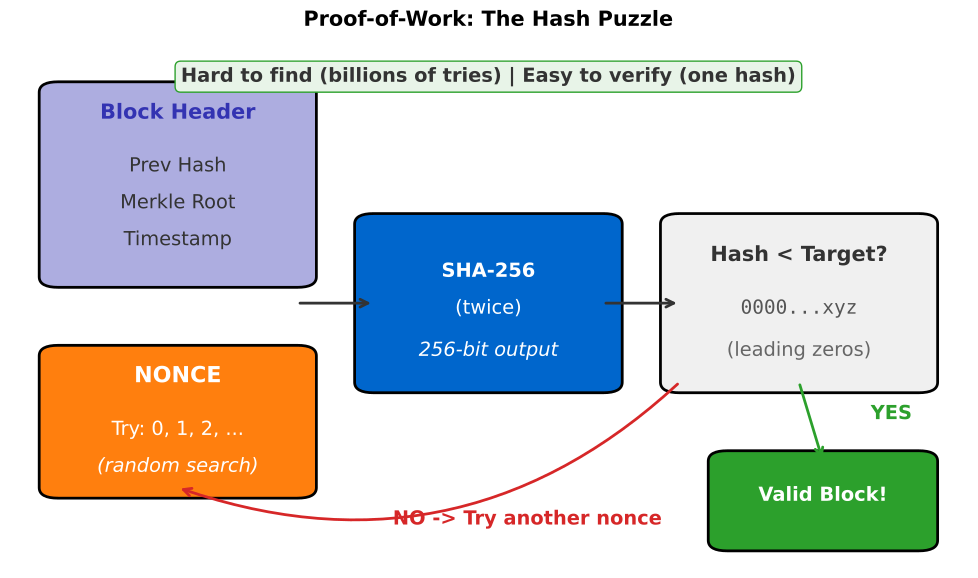

Python code for this plot:
"""
Proof of Work Concept
Shows the hash puzzle and nonce searching
"""

import matplotlib.pyplot as plt
import matplotlib.patches as patches
from matplotlib.patches import FancyBboxPatch, FancyArrowPatch
import numpy as np
from pathlib import Path

CHART_METADATA = {
    'title': 'Proof of Work Concept',
    'url': 'https://github.com/Digital-AI-Finance/Blockchain_Crypto/tree/main/Module_A_Blockchain_Foundations/L07_Proof_of_Work/charts/01_pow_concept'
}

plt.rcParams.update({
    'font.size': 14,
    'axes.labelsize': 14,
    'axes.titlesize': 16,
    'xtick.labelsize': 12,
    'ytick.labelsize': 12,
    'legend.fontsize': 12,
    'figure.figsize': (10, 6),
    'figure.dpi': 150
})

MLPURPLE = '#3333B2'
MLBLUE = '#0066CC'
MLORANGE = '#FF7F0E'
MLGREEN = '#2CA02C'
MLRED = '#D62728'
MLLAVENDER = '#ADADE0'

fig, ax = plt.subplots(figsize=(10, 6))

# Block header input
header_box = FancyBboxPatch((0.05, 0.55), 0.25, 0.35,
                             boxstyle="round,pad=0.02", facecolor=MLLAVENDER,
                             edgecolor='black', linewidth=2)
ax.add_patch(header_box)
ax.text(0.175, 0.85, 'Block Header', ha='center', fontsize=15, fontweight='bold', color=MLPURPLE)
ax.text(0.175, 0.75, 'Prev Hash', ha='center', fontsize=14, color='#333')
ax.text(0.175, 0.68, 'Merkle Root', ha='center', fontsize=14, color='#333')
ax.text(0.175, 0.61, 'Timestamp', ha='center', fontsize=14, color='#333')

# Nonce input
nonce_box = FancyBboxPatch((0.05, 0.15), 0.25, 0.25,
                            boxstyle="round,pad=0.02", facecolor=MLORANGE,
                            edgecolor='black', linewidth=2)
ax.add_patch(nonce_box)
ax.text(0.175, 0.35, 'NONCE', ha='center', fontsize=16, fontweight='bold', color='white')
ax.text(0.175, 0.25, 'Try: 0, 1, 2, ...', ha='center', fontsize=14, color='white')
ax.text(0.175, 0.18, '(random search)', ha='center', fontsize=14, color='white', style='italic')

# Arrow to hash function
ax.annotate('', xy=(0.38, 0.50), xytext=(0.30, 0.50),
            arrowprops=dict(arrowstyle='->', color='#333', lw=2))

# SHA-256 hash function
hash_box = FancyBboxPatch((0.38, 0.35), 0.24, 0.30,
                           boxstyle="round,pad=0.02", facecolor=MLBLUE,
                           edgecolor='black', linewidth=2)
ax.add_patch(hash_box)
ax.text(0.50, 0.55, 'SHA-256', ha='center', fontsize=14, fontweight='bold', color='white')
ax.text(0.50, 0.48, '(twice)', ha='center', fontsize=14, color='white')
ax.text(0.50, 0.40, '256-bit output', ha='center', fontsize=14, color='white', style='italic')

# Arrow to target comparison
ax.annotate('', xy=(0.70, 0.50), xytext=(0.62, 0.50),
            arrowprops=dict(arrowstyle='->', color='#333', lw=2))

# Target comparison
target_box = FancyBboxPatch((0.70, 0.35), 0.25, 0.30,
                             boxstyle="round,pad=0.02", facecolor='#F0F0F0',
                             edgecolor='black', linewidth=2)
ax.add_patch(target_box)
ax.text(0.825, 0.58, 'Hash < Target?', ha='center', fontsize=15, fontweight='bold', color='#333')
ax.text(0.825, 0.48, '0000...xyz', ha='center', fontsize=14, family='monospace', color='#555')
ax.text(0.825, 0.40, '(leading zeros)', ha='center', fontsize=14, color='#666')

# Success path (green)
success_box = FancyBboxPatch((0.75, 0.05), 0.20, 0.15,
                              boxstyle="round,pad=0.02", facecolor=MLGREEN,
                              edgecolor='black', linewidth=2)
ax.add_patch(success_box)
ax.text(0.85, 0.125, 'Valid Block!', ha='center', fontsize=14, fontweight='bold', color='white')

ax.annotate('', xy=(0.85, 0.20), xytext=(0.825, 0.35),
            arrowprops=dict(arrowstyle='->', color=MLGREEN, lw=2))
ax.text(0.90, 0.28, 'YES', fontsize=14, fontweight='bold', color=MLGREEN)

# Failure path (back to nonce)
ax.annotate('', xy=(0.175, 0.15), xytext=(0.70, 0.35),
            arrowprops=dict(arrowstyle='->', color=MLRED, lw=2,
                           connectionstyle="arc3,rad=-0.3"))
ax.text(0.40, 0.08, 'NO -> Try another nonce', fontsize=14, color=MLRED, fontweight='bold')

# Key insight
insight_text = 'Hard to find (billions of tries) | Easy to verify (one hash)'
props = dict(boxstyle='round,pad=0.3', facecolor='#E8F4E8', edgecolor=MLGREEN)
ax.text(0.50, 0.92, insight_text, ha='center', fontsize=14, fontweight='bold',
        bbox=props, color='#333')

ax.set_xlim(0, 1)
ax.set_ylim(0, 1)
ax.axis('off')

plt.title('Proof-of-Work: The Hash Puzzle', fontweight='bold', fontsize=15, pad=10)
plt.tight_layout()

output_path = Path(__file__).parent / 'chart.pdf'
plt.savefig(output_path, bbox_inches='tight', dpi=300)
print(f"Chart saved to: {output_path.absolute()}")
plt.close()
